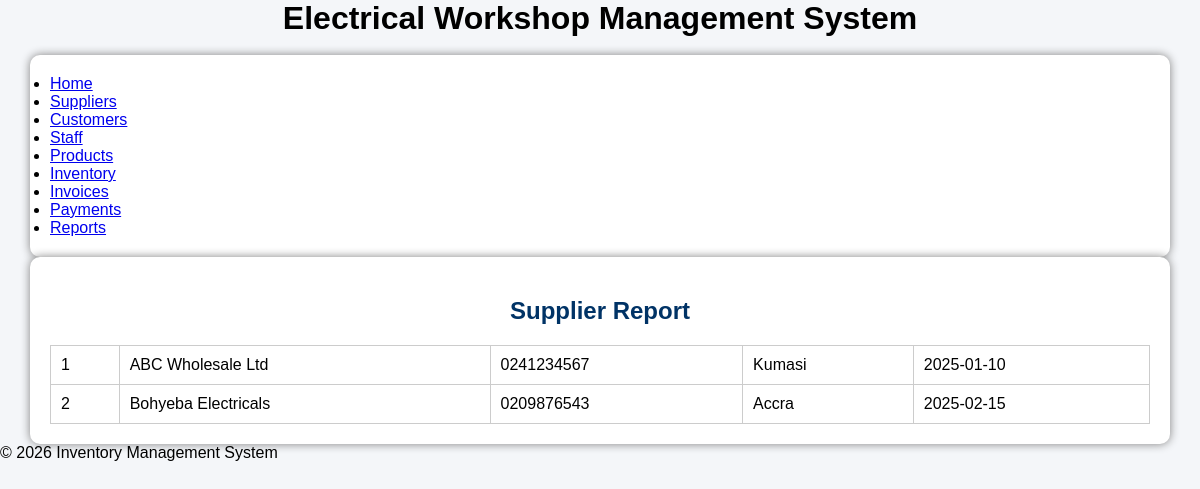
Page /reports/supplier_report.php (signed in) on the committed database.
### tables this page shows
CREATE TABLE supplier (
  `Supplier_ID` int NOT NULL AUTO_INCREMENT,
  `Supplier_Name` varchar(100) NOT NULL,
  `Phone` varchar(20) DEFAULT NULL,
  `Address` varchar(255) DEFAULT NULL,
  `Registration_Date` date DEFAULT NULL,
  PRIMARY KEY (`Supplier_ID`),
  UNIQUE KEY `Phone` (`Phone`)
);

### reports/supplier_report.php (the view, shortened to what this page needs)
<?php
include '../config/database.php';
include '../includes/header.php';
$sql = "SELECT * FROM Supplier";
$result = mysqli_query($conn, $sql);
?>
<!DOCTYPE html>
<html lang="en">
<head>
<link rel="stylesheet" href="../css/style.css">
</head>
<body>
<div class="container">
    <h2>Supplier Report</h2>
    <table>
        <?php while ($row = mysqli_fetch_assoc($result)) : ?>
            <tr>
                <td><?php echo $row['Supplier_ID']; ?></td>
                <td><?php echo $row['Supplier_Name']; ?></td>
                <td><?php echo $row['Phone']; ?></td>
                <td><?php echo $row['Address']; ?></td>
                <td><?php echo $row['Registration_Date']; ?></td>
            </tr>
        <?php endwhile; ?>
    </table>
</div>
<?php
include '../includes/footer.php';
?>
</body>
</html>

### css/style.css (style rules this page uses)
Body { Font-family: Arial; Background:#f4f4f4; }
.container { Width:70%; Margin:auto; Background:#fff; Padding:20px; Margin-top:40px; Border-radius:10px; Box-shadow:0 0 10px gray; }
H2 { Text-align:center; Color:#003366; }
Table { Width:100%; Border-collapse:collapse; Margin-top:20px; }
Table,th,td { Border:1px solid #ccc; }
Td { Padding:10px; }
* { margin:0; padding:0; box-sizing:border-box; font-family:Arial, Helvetica, sans-serif; }
body { background:#f4f6f9; }
.container { width:95%; margin:auto; }
table { width:100%; border-collapse:collapse; margin-top:20px; }
table td { padding:10px; border:1px solid #ccc; }
h2 { margin-top:20px; }

### rows in the picture
supplier: Supplier_ID "1", Supplier_Name "ABC Wholesale Ltd", Phone "0241234567", Address "Kumasi", Registration_Date "2025-01-10"
supplier: Supplier_ID "2", Supplier_Name "Bohyeba Electricals", Phone "0209876543", Address "Accra", Registration_Date "2025-02-15"
